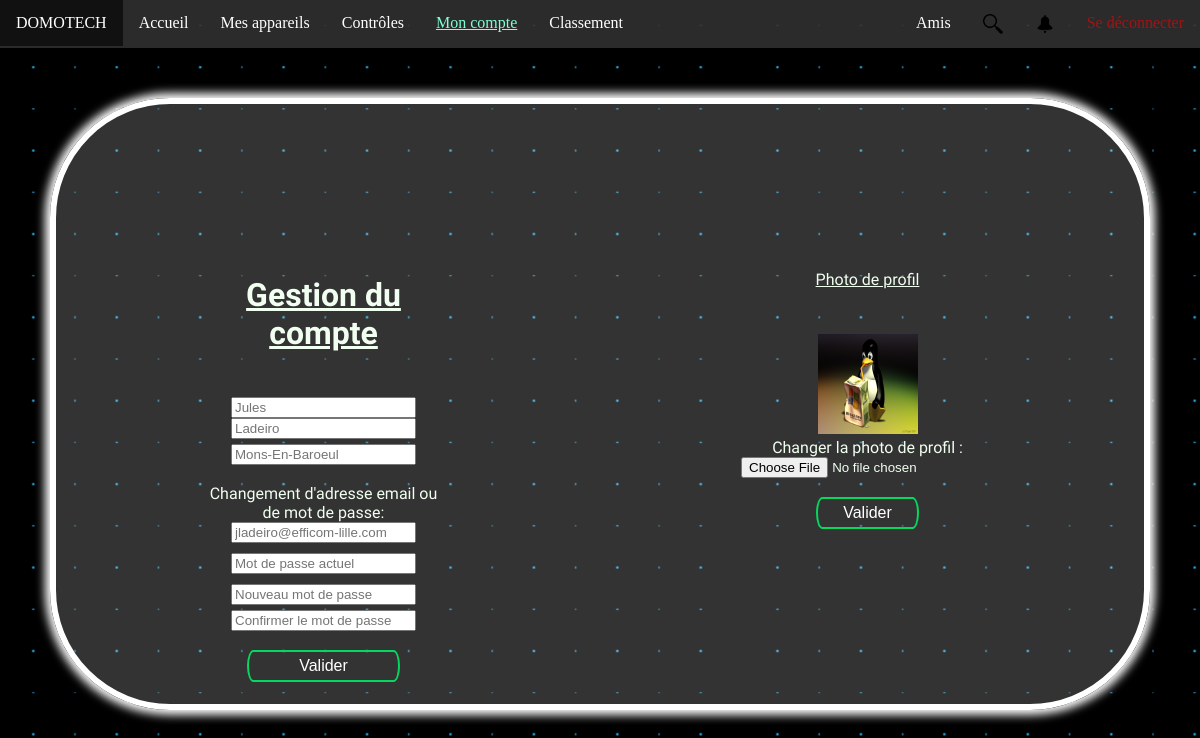
The page /index.php?p=moncompte (signed in) on the database its author committed.
### tables this page shows
CREATE TABLE `users` (
  `id` int(11) NOT NULL,
  `mail` varchar(100) NOT NULL,
  `prenom` varchar(30) NOT NULL,
  `nom` varchar(30) NOT NULL,
  `mdp` varchar(255) NOT NULL,
  `photo` varchar(255) NOT NULL,
  `adresse` varchar(50) NOT NULL,
  `sexe` varchar(255) NOT NULL,
  `firstco` date NOT NULL DEFAULT current_timestamp(),
  `lastco` datetime DEFAULT NULL,
  `Question` varchar(255) NOT NULL,
  `Reponse` varchar(255) NOT NULL
);

### pages/moncompte.php (the view, shortened to what this page needs)
<link rel="stylesheet" href="css/compte/moncompte.css">
<?php
if(isset($_SESSION["online"])) {
    $req = "SELECT * FROM users WHERE id = '$_SESSION[userid]'";
    $ORes = $Bdd->query($req);
    if ($Usr = $ORes->fetch()) {
        if (empty($Usr->adresse)) {$adresse = "Adresse non précisé";}
        else {$adresse = $Usr->adresse;}
        ?>
        <div class="page">
            <div class="profil">
                <form action="" method="POST">
                    <h1>Gestion du compte</h1>
                    <input type="text" name="prenom" placeholder="<?php echo $Usr->prenom; ?>"> <input type="text" name="nom" placeholder="<?php echo $Usr->nom; ?>">
                    <input type="text" name="adresse" placeholder="<?php echo $adresse; ?>" style="margin-top: 5px;"><br><br>
                    <label for="email" >Changement d'adresse email ou de mot de passe:</label>
                    <input type="email" name="mail" placeholder="<?php echo $Usr->mail; ?>" id="email"><br>
                    <input type="password" name="mdpa" placeholder="Mot de passe actuel" style="margin: 10px;"> <br>
                    <input type="password" name="mdp1" placeholder="Nouveau mot de passe"> <br>
                    <input type="password" name="mdp2" placeholder="Confirmer le mot de passe" style="margin-top:5px;">
                    <br><br>
                    <button class="button" name="valider">Valider</button>
                </form>
            </div>
            <div class="photo">
                <form action="" method="POST" enctype="multipart/form-data">
                    <p style="text-decoration:underline;margin-bottom:45px;">Photo de profil</p>
                    <img style="height: 100px; width: 100px;" src="<?php if(empty($Usr->photo)) {echo 'images/user.png';} else {echo 'imagesusers/'.$Usr->photo;} ?>" alt="Photo d'utilisateur"><br>
                    <label for="fichierphoto">Changer la photo de profil :</label>
                    <input type="file" name="fichier" id="fichierphoto"><br><br>
                    <button class="button2" value="Upload Image" name="validerimage">Valider</button>
                </form>
            </div>
        </div>
        <?php
    }
} else {
    ?>
    <div style="text-align:center;margin-top:250px;font-size:100px;">
      <p style="color:red;">Accès refusé</p>
    </div>
    <?php
}

### css/global/global.css (style rules this page uses)
body { background-image: url("../../images/back.png"); background-attachment: fixed; background-size: cover; background-repeat: no-repeat; margin: 0; }

### css/compte/moncompte.css (style rules this page uses)
.page { font-family: 'Staatliches', cursive; color: honeydew; border: 0.4rem solid white; background-color: rgba(255, 255, 255, 0.2); box-shadow: 0px 0px 10px 5px white; margin-top: 100px; margin: 50px 50px 0px 50px; border-radius: 120px; display: flex; justify-content: space-around; text-align: center; }
.profil { margin: 50px; padding: 100px; width: 350px; height: 220px; }
.photo { margin: 50px; padding: 100px; width: 300px; height: 300px; }
h1 { text-decoration:underline; margin-bottom:45px; }
.button { padding-left: -10px; font-size: 1em; padding: 5px; padding-right: 50px; padding-left: 50px; color: #fff; border: 2px solid #06D85F; background-color: rgba(0, 0, 0, 0); border-radius: 20px/50px; text-decoration: none; cursor: pointer; transition: all 0.3s ease-out; }
.button2 { padding-left: -10px; font-size: 1em; padding: 5px; padding-right: 25px; padding-left: 25px; color: #fff; border: 2px solid #06D85F; background-color: rgba(0, 0, 0, 0); border-radius: 20px/50px; text-decoration: none; cursor: pointer; transition: all 0.3s ease-out; }

### rows shown on the page
users: prenom "Jules", nom "Ladeiro", adresse "Mons-En-Baroeul", mail "jladeiro@efficom-lille.com", photo (picture)
